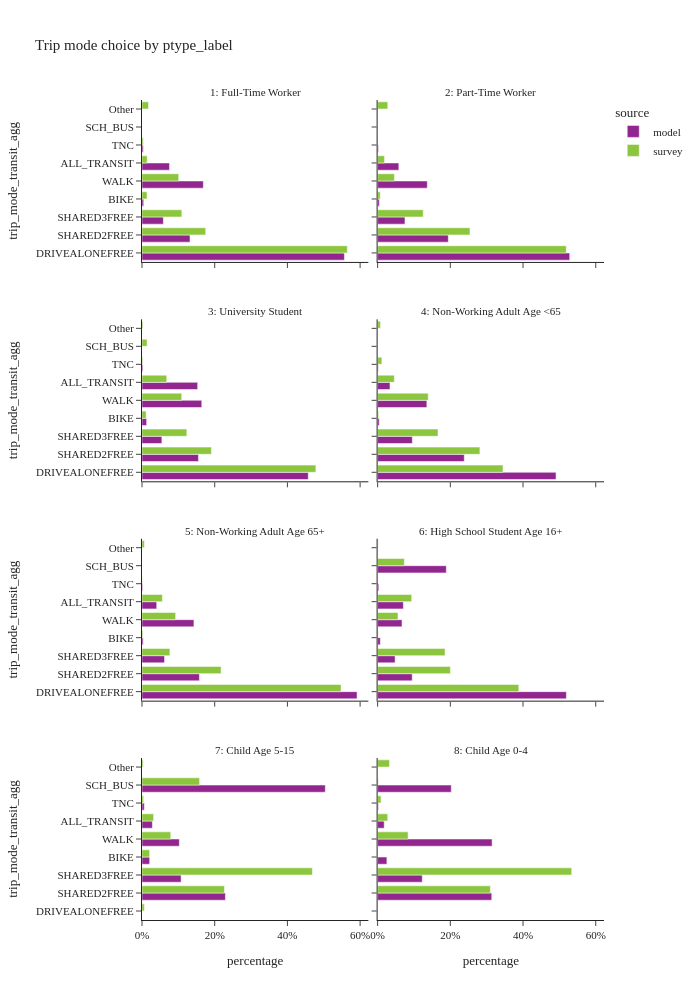
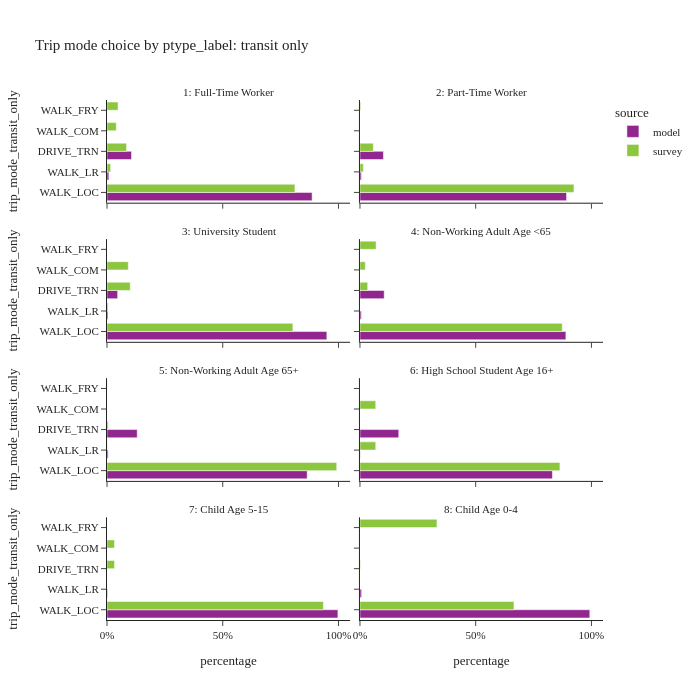

Notebook code for these charts, in order:
### Code cell
trip_mode_choice_seg(segment_col='ptype_label', facet_col_wrap=2, height=[1000, 700])

### Figure 1 — Plotly figure (JSON) as saved in the notebook; plotly's stock layout.template omitted (floating-point values rounded to 4 significant figures)
{"data": [{"alignmentgroup": "True", "customdata": [[2862695], [678854], [302195], [23699], [867693], [388634], [17845]], "hovertemplate": "source=model<br>ptype_label=1: Full-Time Worker<br>percentage=%{x}<br>trip_mode_transit_agg=%{y}<br>sample_size=%{customdata[0]}<extra></extra>", "legendgroup": "model", "marker": {"color": "#91268F", "pattern": {"shape": ""}}, "name": "model", "offsetgroup": "model", "orientation": "h", "showlegend": true, "textposition": "auto", "type": "bar", "x": [0.5568, 0.132, 0.05877, 0.004609, 0.1688, 0.07559, 0.003471], "xaxis": "x7", "y": ["DRIVEALONEFREE", "SHARED2FREE", "SHARED3FREE", "BIKE", "WALK", "ALL_TRANSIT", "TNC"], "yaxis": "y7"}, {"alignmentgroup": "True", "customdata": [[619546], [227914], [88155], [5480], [160182], [68384], [2689]], "hovertemplate": "source=model<br>ptype_label=2: Part-Time Worker<br>percentage=%{x}<br>trip_mode_transit_agg=%{y}<br>sample_size=%{customdata[0]}<extra></extra>", "legendgroup": "model", "marker": {"color": "#91268F", "pattern": {"shape": ""}}, "name": "model", "offsetgroup": "model", "orientation": "h", "showlegend": false, "textposition": "auto", "type": "bar", "x": [0.5285, 0.1944, 0.0752, 0.004674, 0.1366, 0.05833, 0.002294], "xaxis": "x8", "y": ["DRIVEALONEFREE", "SHARED2FREE", "SHARED3FREE", "BIKE", "WALK", "ALL_TRANSIT", "TNC"], "yaxis": "y8"}, {"alignmentgroup": "True", "customdata": [[235032], [79820], [28086], [6558], [84490], [78664], [1257]], "hovertemplate": "source=model<br>ptype_label=3: University Student<br>percentage=%{x}<br>trip_mode_transit_agg=%{y}<br>sample_size=%{customdata[0]}<extra></extra>", "legendgroup": "model", "marker": {"color": "#91268F", "pattern": {"shape": ""}}, "name": "model", "offsetgroup": "model", "orientation": "h", "showlegend": false, "textposition": "auto", "type": "bar", "x": [0.4573, 0.1553, 0.05465, 0.01276, 0.1644, 0.1531, 0.002446], "xaxis": "x5", "y": ["DRIVEALONEFREE", "SHARED2FREE", "SHARED3FREE", "BIKE", "WALK", "ALL_TRANSIT", "TNC"], "yaxis": "y5"}, {"alignmentgroup": "True", "customdata": [[976027], [474008], [189940], [8659], [269283], [67627], [3298]], "hovertemplate": "source=model<br>ptype_label=4: Non-Working Adult Age <65<br>percentage=%{x}<br>trip_mode_transit_agg=%{y}<br>sample_size=%{customdata[0]}<extra></extra>", "legendgroup": "model", "marker": {"color": "#91268F", "pattern": {"shape": ""}}, "name": "model", "offsetgroup": "model", "orientation": "h", "showlegend": false, "textposition": "auto", "type": "bar", "x": [0.4908, 0.2383, 0.0955, 0.004354, 0.1354, 0.034, 0.001658], "xaxis": "x6", "y": ["DRIVEALONEFREE", "SHARED2FREE", "SHARED3FREE", "BIKE", "WALK", "ALL_TRANSIT", "TNC"], "yaxis": "y6"}, {"alignmentgroup": "True", "customdata": [[809191], [216012], [84857], [4524], [195352], [55363], [2530]], "hovertemplate": "source=model<br>ptype_label=5: Non-Working Adult Age 65+<br>percentage=%{x}<br>trip_mode_transit_agg=%{y}<br>sample_size=%{customdata[0]}<extra></extra>", "legendgroup": "model", "marker": {"color": "#91268F", "pattern": {"shape": ""}}, "name": "model", "offsetgroup": "model", "orientation": "h", "showlegend": false, "textposition": "auto", "type": "bar", "x": [0.5916, 0.1579, 0.06204, 0.003307, 0.1428, 0.04048, 0.00185], "xaxis": "x3", "y": ["DRIVEALONEFREE", "SHARED2FREE", "SHARED3FREE", "BIKE", "WALK", "ALL_TRANSIT", "TNC"], "yaxis": "y3"}, {"alignmentgroup": "True", "customdata": [[239470], [43885], [22176], [3457], [30923], [32669], [87149], [1459]], "hovertemplate": "source=model<br>ptype_label=6: High School Student Age 16+<br>percentage=%{x}<br>trip_mode_transit_agg=%{y}<br>sample_size=%{customdata[0]}<extra></extra>", "legendgroup": "model", "marker": {"color": "#91268F", "pattern": {"shape": ""}}, "name": "model", "offsetgroup": "model", "orientation": "h", "showlegend": false, "textposition": "auto", "type": "bar", "x": [0.5192, 0.09516, 0.04808, 0.007496, 0.06705, 0.07084, 0.189, 0.003164], "xaxis": "x4", "y": ["DRIVEALONEFREE", "SHARED2FREE", "SHARED3FREE", "BIKE", "WALK", "ALL_TRANSIT", "SCH_BUS", "TNC"], "yaxis": "y4"}, {"alignmentgroup": "True", "customdata": [[313459], [147004], [28769], [140345], [38937], [688848], [8640]], "hovertemplate": "source=model<br>ptype_label=7: Child Age 5-15<br>percentage=%{x}<br>trip_mode_transit_agg=%{y}<br>sample_size=%{customdata[0]}<extra></extra>", "legendgroup": "model", "marker": {"color": "#91268F", "pattern": {"shape": ""}}, "name": "model", "offsetgroup": "model", "orientation": "h", "showlegend": false, "textposition": "auto", "type": "bar", "x": [0.2295, 0.1076, 0.02106, 0.1027, 0.0285, 0.5043, 0.006325], "xaxis": "x", "y": ["SHARED2FREE", "SHARED3FREE", "BIKE", "WALK", "ALL_TRANSIT", "SCH_BUS", "TNC"], "yaxis": "y"}, {"alignmentgroup": "True", "customdata": [[147838], [57861], [12002], [148301], [8510], [95416], [1012]], "hovertemplate": "source=model<br>ptype_label=8: Child Age 0-4<br>percentage=%{x}<br>trip_mode_transit_agg=%{y}<br>sample_size=%{customdata[0]}<extra></extra>", "legendgroup": "model", "marker": {"color": "#91268F", "pattern": {"shape": ""}}, "name": "model", "offsetgroup": "model", "orientation": "h", "showlegend": false, "textposition": "auto", "type": "bar", "x": [0.3139, 0.1229, 0.02549, 0.3149, 0.01807, 0.2026, 0.002149], "xaxis": "x2", "y": ["SHARED2FREE", "SHARED3FREE", "BIKE", "WALK", "ALL_TRANSIT", "SCH_BUS", "TNC"], "yaxis": "y2"}, {"alignmentgroup": "True", "customdata": [[4458], [1320], [682], [378], [2090], [548], [57], [182]], "hovertemplate": "source=survey<br>ptype_label=1: Full-Time Worker<br>percentage=%{x}<br>trip_mode_transit_agg=%{y}<br>sample_size=%{customdata[0]}<extra></extra>", "legendgroup": "survey", "marker": {"color": "#8CC63E", "pattern": {"shape": ""}}, "name": "survey", "offsetgroup": "survey", "orientation": "h", "showlegend": true, "textposition": "auto", "type": "bar", "x": [0.5648, 0.1752, 0.1095, 0.01375, 0.1009, 0.01419, 0.003708, 0.01788], "xaxis": "x7", "y": ["DRIVEALONEFREE", "SHARED2FREE", "SHARED3FREE", "BIKE", "WALK", "ALL_TRANSIT", "TNC", "Other"], "yaxis": "y7"}, {"alignmentgroup": "True", "customdata": [[1456], [575], [273], [68], [507], [142], [14], [45]], "hovertemplate": "source=survey<br>ptype_label=2: Part-Time Worker<br>percentage=%{x}<br>trip_mode_transit_agg=%{y}<br>sample_size=%{customdata[0]}<extra></extra>", "legendgroup": "survey", "marker": {"color": "#8CC63E", "pattern": {"shape": ""}}, "name": "survey", "offsetgroup": "survey", "orientation": "h", "showlegend": false, "textposition": "auto", "type": "bar", "x": [0.5189, 0.254, 0.1255, 0.007328, 0.04621, 0.01905, 0.001034, 0.02789], "xaxis": "x8", "y": ["DRIVEALONEFREE", "SHARED2FREE", "SHARED3FREE", "BIKE", "WALK", "ALL_TRANSIT", "TNC", "Other"], "yaxis": "y8"}, {"alignmentgroup": "True", "customdata": [[319], [155], [69], [29], [286], [113], [12], [4], [12]], "hovertemplate": "source=survey<br>ptype_label=3: University Student<br>percentage=%{x}<br>trip_mode_transit_agg=%{y}<br>sample_size=%{customdata[0]}<extra></extra>", "legendgroup": "survey", "marker": {"color": "#8CC63E", "pattern": {"shape": ""}}, "name": "survey", "offsetgroup": "survey", "orientation": "h", "showlegend": false, "textposition": "auto", "type": "bar", "x": [0.4782, 0.191, 0.1234, 0.01133, 0.1092, 0.06805, 0.014, 0.002215, 0.002594], "xaxis": "x5", "y": ["DRIVEALONEFREE", "SHARED2FREE", "SHARED3FREE", "BIKE", "WALK", "ALL_TRANSIT", "SCH_BUS", "TNC", "Other"], "yaxis": "y5"}, {"alignmentgroup": "True", "customdata": [[998], [589], [378], [44], [542], [116], [1], [15], [77]], "hovertemplate": "source=survey<br>ptype_label=4: Non-Working Adult Age <65<br>percentage=%{x}<br>trip_mode_transit_agg=%{y}<br>sample_size=%{customdata[0]}<extra></extra>", "legendgroup": "survey", "marker": {"color": "#8CC63E", "pattern": {"shape": ""}}, "name": "survey", "offsetgroup": "survey", "orientation": "h", "showlegend": false, "textposition": "auto", "type": "bar", "x": [0.3449, 0.2814, 0.1662, 0.002784, 0.1393, 0.04594, 9.345e-05, 0.01163, 0.007809], "xaxis": "x6", "y": ["DRIVEALONEFREE", "SHARED2FREE", "SHARED3FREE", "BIKE", "WALK", "ALL_TRANSIT", "SCH_BUS", "TNC", "Other"], "yaxis": "y6"}, {"alignmentgroup": "True", "customdata": [[1343], [863], [173], [23], [409], [106], [7], [53]], "hovertemplate": "source=survey<br>ptype_label=5: Non-Working Adult Age 65+<br>percentage=%{x}<br>trip_mode_transit_agg=%{y}<br>sample_size=%{customdata[0]}<extra></extra>", "legendgroup": "survey", "marker": {"color": "#8CC63E", "pattern": {"shape": ""}}, "name": "survey", "offsetgroup": "survey", "orientation": "h", "showlegend": false, "textposition": "auto", "type": "bar", "x": [0.5474, 0.2176, 0.07667, 0.002394, 0.0925, 0.05618, 0.0008227, 0.006496], "xaxis": "x3", "y": ["DRIVEALONEFREE", "SHARED2FREE", "SHARED3FREE", "BIKE", "WALK", "ALL_TRANSIT", "TNC", "Other"], "yaxis": "y3"}, {"alignmentgroup": "True", "customdata": [[56], [39], [56], [2], [21], [16], [10], [2]], "hovertemplate": "source=survey<br>ptype_label=6: High School Student Age 16+<br>percentage=%{x}<br>trip_mode_transit_agg=%{y}<br>sample_size=%{customdata[0]}<extra></extra>", "legendgroup": "survey", "marker": {"color": "#8CC63E", "pattern": {"shape": ""}}, "name": "survey", "offsetgroup": "survey", "orientation": "h", "showlegend": false, "textposition": "auto", "type": "bar", "x": [0.3884, 0.2003, 0.1855, 0.001334, 0.05599, 0.09375, 0.07347, 0.001334], "xaxis": "x4", "y": ["DRIVEALONEFREE", "SHARED2FREE", "SHARED3FREE", "BIKE", "WALK", "ALL_TRANSIT", "SCH_BUS", "Other"], "yaxis": "y4"}, {"alignmentgroup": "True", "customdata": [[6], [419], [786], [40], [209], [35], [262], [4], [10]], "hovertemplate": "source=survey<br>ptype_label=7: Child Age 5-15<br>percentage=%{x}<br>trip_mode_transit_agg=%{y}<br>sample_size=%{customdata[0]}<extra></extra>", "legendgroup": "survey", "marker": {"color": "#8CC63E", "pattern": {"shape": ""}}, "name": "survey", "offsetgroup": "survey", "orientation": "h", "showlegend": false, "textposition": "auto", "type": "bar", "x": [0.006482, 0.2268, 0.4687, 0.02085, 0.07912, 0.03196, 0.1584, 0.004431, 0.003172], "xaxis": "x", "y": ["DRIVEALONEFREE", "SHARED2FREE", "SHARED3FREE", "BIKE", "WALK", "ALL_TRANSIT", "SCH_BUS", "TNC", "Other"], "yaxis": "y"}, {"alignmentgroup": "True", "customdata": [[206], [417], [8], [123], [4], [3], [2], [6]], "hovertemplate": "source=survey<br>ptype_label=8: Child Age 0-4<br>percentage=%{x}<br>trip_mode_transit_agg=%{y}<br>sample_size=%{customdata[0]}<extra></extra>", "legendgroup": "survey", "marker": {"color": "#8CC63E", "pattern": {"shape": ""}}, "name": "survey", "offsetgroup": "survey", "orientation": "h", "showlegend": false, "textposition": "auto", "type": "bar", "x": [0.3101, 0.534, 0.00054, 0.08389, 0.02781, 0.0017, 0.009249, 0.0327], "xaxis": "x2", "y": ["SHARED2FREE", "SHARED3FREE", "BIKE", "WALK", "ALL_TRANSIT", "SCH_BUS", "TNC", "Other"], "yaxis": "y2"}], "layout": {"annotations": [{"font": {}, "showarrow": false, "text": "7: Child Age 5-15", "x": 0.245, "xanchor": "center", "xref": "paper", "y": 0.1975, "yanchor": "bottom", "yref": "paper"}, {"font": {}, "showarrow": false, "text": "8: Child Age 0-4", "x": 0.755, "xanchor": "center", "xref": "paper", "y": 0.1975, "yanchor": "bottom", "yref": "paper"}, {"font": {}, "showarrow": false, "text": "5: Non-Working Adult Age 65+", "x": 0.245, "xanchor": "center", "xref": "paper", "y": 0.465, "yanchor": "bottom", "yref": "paper"}, {"font": {}, "showarrow": false, "text": "6: High School Student Age 16+", "x": 0.755, "xanchor": "center", "xref": "paper", "y": 0.465, "yanchor": "bottom", "yref": "paper"}, {"font": {}, "showarrow": false, "text": "3: University Student", "x": 0.245, "xanchor": "center", "xref": "paper", "y": 0.7325, "yanchor": "bottom", "yref": "paper"}, {"font": {}, "showarrow": false, "text": "4: Non-Working Adult Age <65", "x": 0.755, "xanchor": "center", "xref": "paper", "y": 0.7325, "yanchor": "bottom", "yref": "paper"}, {"font": {}, "showarrow": false, "text": "1: Full-Time Worker", "x": 0.245, "xanchor": "center", "xref": "paper", "y": 1, "yanchor": "bottom", "yref": "paper"}, {"font": {}, "showarrow": false, "text": "2: Part-Time Worker", "x": 0.755, "xanchor": "center", "xref": "paper", "y": 1, "yanchor": "bottom", "yref": "paper"}], "barmode": "group", "height": 1000, "legend": {"title": {"text": "source"}, "tracegroupgap": 0}, "title": {"text": "Trip mode choice by ptype_label"}, "width": 700, "xaxis": {"anchor": "y", "domain": [0, 0.49], "tickformat": ".0%", "title": {"text": "percentage"}}, "xaxis2": {"anchor": "y2", "domain": [0.51, 1], "matches": "x", "tickformat": ".0%", "title": {"text": "percentage"}}, "xaxis3": {"anchor": "y3", "domain": [0, 0.49], "matches": "x", "showticklabels": false}, "xaxis4": {"anchor": "y4", "domain": [0.51, 1], "matches": "x", "showticklabels": false}, "xaxis5": {"anchor": "y5", "domain": [0, 0.49], "matches": "x", "showticklabels": false}, "xaxis6": {"anchor": "y6", "domain": [0.51, 1], "matches": "x", "showticklabels": false}, "xaxis7": {"anchor": "y7", "domain": [0, 0.49], "matches": "x", "showticklabels": false}, "xaxis8": {"anchor": "y8", "domain": [0.51, 1], "matches": "x", "showticklabels": false}, "yaxis": {"anchor": "x", "domain": [0, 0.1975], "title": {"text": "trip_mode_transit_agg"}}, "yaxis2": {"anchor": "x2", "domain": [0, 0.1975], "matches": "y", "showticklabels": false}, "yaxis3": {"anchor": "x3", "domain": [0.2675, 0.465], "matches": "y", "title": {"text": "trip_mode_transit_agg"}}, "yaxis4": {"anchor": "x4", "domain": [0.2675, 0.465], "matches": "y", "showticklabels": false}, "yaxis5": {"anchor": "x5", "domain": [0.535, 0.7325], "matches": "y", "title": {"text": "trip_mode_transit_agg"}}, "yaxis6": {"anchor": "x6", "domain": [0.535, 0.7325], "matches": "y", "showticklabels": false}, "yaxis7": {"anchor": "x7", "domain": [0.8025, 1], "matches": "y", "title": {"text": "trip_mode_transit_agg"}}, "yaxis8": {"anchor": "x8", "domain": [0.8025, 1], "matches": "y", "showticklabels": false}}}

### Figure 2 — Plotly figure (JSON) as saved in the notebook; plotly's stock layout.template omitted (floating-point values rounded to 4 significant figures)
{"data": [{"alignmentgroup": "True", "customdata": [[344350], [3139], [41145]], "hovertemplate": "source=model<br>ptype_label=1: Full-Time Worker<br>percentage=%{x}<br>trip_mode_transit_only=%{y}<br>sample_size=%{customdata[0]}<extra></extra>", "legendgroup": "model", "marker": {"color": "#91268F", "pattern": {"shape": ""}}, "name": "model", "offsetgroup": "model", "orientation": "h", "showlegend": true, "textposition": "auto", "type": "bar", "x": [0.8861, 0.008077, 0.1059], "xaxis": "x7", "y": ["WALK_LOC", "WALK_LR", "DRIVE_TRN"], "yaxis": "y7"}, {"alignmentgroup": "True", "customdata": [[61039], [415], [6930]], "hovertemplate": "source=model<br>ptype_label=2: Part-Time Worker<br>percentage=%{x}<br>trip_mode_transit_only=%{y}<br>sample_size=%{customdata[0]}<extra></extra>", "legendgroup": "model", "marker": {"color": "#91268F", "pattern": {"shape": ""}}, "name": "model", "offsetgroup": "model", "orientation": "h", "showlegend": false, "textposition": "auto", "type": "bar", "x": [0.8926, 0.006069, 0.1013], "xaxis": "x8", "y": ["WALK_LOC", "WALK_LR", "DRIVE_TRN"], "yaxis": "y8"}, {"alignmentgroup": "True", "customdata": [[74706], [344], [3614]], "hovertemplate": "source=model<br>ptype_label=3: University Student<br>percentage=%{x}<br>trip_mode_transit_only=%{y}<br>sample_size=%{customdata[0]}<extra></extra>", "legendgroup": "model", "marker": {"color": "#91268F", "pattern": {"shape": ""}}, "name": "model", "offsetgroup": "model", "orientation": "h", "showlegend": false, "textposition": "auto", "type": "bar", "x": [0.9497, 0.004373, 0.04594], "xaxis": "x5", "y": ["WALK_LOC", "WALK_LR", "DRIVE_TRN"], "yaxis": "y5"}, {"alignmentgroup": "True", "customdata": [[60161], [388], [7078]], "hovertemplate": "source=model<br>ptype_label=4: Non-Working Adult Age <65<br>percentage=%{x}<br>trip_mode_transit_only=%{y}<br>sample_size=%{customdata[0]}<extra></extra>", "legendgroup": "model", "marker": {"color": "#91268F", "pattern": {"shape": ""}}, "name": "model", "offsetgroup": "model", "orientation": "h", "showlegend": false, "textposition": "auto", "type": "bar", "x": [0.8896, 0.005737, 0.1047], "xaxis": "x6", "y": ["WALK_LOC", "WALK_LR", "DRIVE_TRN"], "yaxis": "y6"}, {"alignmentgroup": "True", "customdata": [[47875], [265], [7223]], "hovertemplate": "source=model<br>ptype_label=5: Non-Working Adult Age 65+<br>percentage=%{x}<br>trip_mode_transit_only=%{y}<br>sample_size=%{customdata[0]}<extra></extra>", "legendgroup": "model", "marker": {"color": "#91268F", "pattern": {"shape": ""}}, "name": "model", "offsetgroup": "model", "orientation": "h", "showlegend": false, "textposition": "auto", "type": "bar", "x": [0.8647, 0.004787, 0.1305], "xaxis": "x3", "y": ["WALK_LOC", "WALK_LR", "DRIVE_TRN"], "yaxis": "y3"}, {"alignmentgroup": "True", "customdata": [[27157], [37], [5475]], "hovertemplate": "source=model<br>ptype_label=6: High School Student Age 16+<br>percentage=%{x}<br>trip_mode_transit_only=%{y}<br>sample_size=%{customdata[0]}<extra></extra>", "legendgroup": "model", "marker": {"color": "#91268F", "pattern": {"shape": ""}}, "name": "model", "offsetgroup": "model", "orientation": "h", "showlegend": false, "textposition": "auto", "type": "bar", "x": [0.8313, 0.001133, 0.1676], "xaxis": "x4", "y": ["WALK_LOC", "WALK_LR", "DRIVE_TRN"], "yaxis": "y4"}, {"alignmentgroup": "True", "customdata": [[38838], [99]], "hovertemplate": "source=model<br>ptype_label=7: Child Age 5-15<br>percentage=%{x}<br>trip_mode_transit_only=%{y}<br>sample_size=%{customdata[0]}<extra></extra>", "legendgroup": "model", "marker": {"color": "#91268F", "pattern": {"shape": ""}}, "name": "model", "offsetgroup": "model", "orientation": "h", "showlegend": false, "textposition": "auto", "type": "bar", "x": [0.9975, 0.002543], "xaxis": "x", "y": ["WALK_LOC", "WALK_LR"], "yaxis": "y"}, {"alignmentgroup": "True", "customdata": [[8450], [60]], "hovertemplate": "source=model<br>ptype_label=8: Child Age 0-4<br>percentage=%{x}<br>trip_mode_transit_only=%{y}<br>sample_size=%{customdata[0]}<extra></extra>", "legendgroup": "model", "marker": {"color": "#91268F", "pattern": {"shape": ""}}, "name": "model", "offsetgroup": "model", "orientation": "h", "showlegend": false, "textposition": "auto", "type": "bar", "x": [0.9929, 0.007051], "xaxis": "x2", "y": ["WALK_LOC", "WALK_LR"], "yaxis": "y2"}, {"alignmentgroup": "True", "customdata": [[484], [27], [20], [6], [11]], "hovertemplate": "source=survey<br>ptype_label=1: Full-Time Worker<br>percentage=%{x}<br>trip_mode_transit_only=%{y}<br>sample_size=%{customdata[0]}<extra></extra>", "legendgroup": "survey", "marker": {"color": "#8CC63E", "pattern": {"shape": ""}}, "name": "survey", "offsetgroup": "survey", "orientation": "h", "showlegend": true, "textposition": "auto", "type": "bar", "x": [0.8119, 0.01569, 0.08456, 0.04008, 0.04773], "xaxis": "x7", "y": ["WALK_LOC", "WALK_LR", "DRIVE_TRN", "WALK_COM", "WALK_FRY"], "yaxis": "y7"}, {"alignmentgroup": "True", "customdata": [[127], [5], [8], [1], [1]], "hovertemplate": "source=survey<br>ptype_label=2: Part-Time Worker<br>percentage=%{x}<br>trip_mode_transit_only=%{y}<br>sample_size=%{customdata[0]}<extra></extra>", "legendgroup": "survey", "marker": {"color": "#8CC63E", "pattern": {"shape": ""}}, "name": "survey", "offsetgroup": "survey", "orientation": "h", "showlegend": false, "textposition": "auto", "type": "bar", "x": [0.9244, 0.01453, 0.05767, 0.0, 0.003355], "xaxis": "x8", "y": ["WALK_LOC", "WALK_LR", "DRIVE_TRN", "WALK_COM", "WALK_FRY"], "yaxis": "y8"}, {"alignmentgroup": "True", "customdata": [[100], [6], [5], [2]], "hovertemplate": "source=survey<br>ptype_label=3: University Student<br>percentage=%{x}<br>trip_mode_transit_only=%{y}<br>sample_size=%{customdata[0]}<extra></extra>", "legendgroup": "survey", "marker": {"color": "#8CC63E", "pattern": {"shape": ""}}, "name": "survey", "offsetgroup": "survey", "orientation": "h", "showlegend": false, "textposition": "auto", "type": "bar", "x": [0.803, 0.004551, 0.1004, 0.09202], "xaxis": "x5", "y": ["WALK_LOC", "WALK_LR", "DRIVE_TRN", "WALK_COM"], "yaxis": "y5"}, {"alignmentgroup": "True", "customdata": [[107], [7], [1], [1]], "hovertemplate": "source=survey<br>ptype_label=4: Non-Working Adult Age <65<br>percentage=%{x}<br>trip_mode_transit_only=%{y}<br>sample_size=%{customdata[0]}<extra></extra>", "legendgroup": "survey", "marker": {"color": "#8CC63E", "pattern": {"shape": ""}}, "name": "survey", "offsetgroup": "survey", "orientation": "h", "showlegend": false, "textposition": "auto", "type": "bar", "x": [0.8739, 0.03335, 0.02305, 0.06974], "xaxis": "x6", "y": ["WALK_LOC", "DRIVE_TRN", "WALK_COM", "WALK_FRY"], "yaxis": "y6"}, {"alignmentgroup": "True", "customdata": [[96], [3], [6], [1]], "hovertemplate": "source=survey<br>ptype_label=5: Non-Working Adult Age 65+<br>percentage=%{x}<br>trip_mode_transit_only=%{y}<br>sample_size=%{customdata[0]}<extra></extra>", "legendgroup": "survey", "marker": {"color": "#8CC63E", "pattern": {"shape": ""}}, "name": "survey", "offsetgroup": "survey", "orientation": "h", "showlegend": false, "textposition": "auto", "type": "bar", "x": [0.9925, 0.001326, 0.005245, 0.0009681], "xaxis": "x3", "y": ["WALK_LOC", "WALK_LR", "DRIVE_TRN", "WALK_FRY"], "yaxis": "y3"}, {"alignmentgroup": "True", "customdata": [[14], [1], [1]], "hovertemplate": "source=survey<br>ptype_label=6: High School Student Age 16+<br>percentage=%{x}<br>trip_mode_transit_only=%{y}<br>sample_size=%{customdata[0]}<extra></extra>", "legendgroup": "survey", "marker": {"color": "#8CC63E", "pattern": {"shape": ""}}, "name": "survey", "offsetgroup": "survey", "orientation": "h", "showlegend": false, "textposition": "auto", "type": "bar", "x": [0.8638, 0.0681, 0.0681], "xaxis": "x4", "y": ["WALK_LOC", "WALK_LR", "WALK_COM"], "yaxis": "y4"}, {"alignmentgroup": "True", "customdata": [[32], [2], [1]], "hovertemplate": "source=survey<br>ptype_label=7: Child Age 5-15<br>percentage=%{x}<br>trip_mode_transit_only=%{y}<br>sample_size=%{customdata[0]}<extra></extra>", "legendgroup": "survey", "marker": {"color": "#8CC63E", "pattern": {"shape": ""}}, "name": "survey", "offsetgroup": "survey", "orientation": "h", "showlegend": false, "textposition": "auto", "type": "bar", "x": [0.9348, 0.03258, 0.03258], "xaxis": "x", "y": ["WALK_LOC", "DRIVE_TRN", "WALK_COM"], "yaxis": "y"}, {"alignmentgroup": "True", "customdata": [[2], [1], [1]], "hovertemplate": "source=survey<br>ptype_label=8: Child Age 0-4<br>percentage=%{x}<br>trip_mode_transit_only=%{y}<br>sample_size=%{customdata[0]}<extra></extra>", "legendgroup": "survey", "marker": {"color": "#8CC63E", "pattern": {"shape": ""}}, "name": "survey", "offsetgroup": "survey", "orientation": "h", "showlegend": false, "textposition": "auto", "type": "bar", "x": [0.6653, 0.00208, 0.3326], "xaxis": "x2", "y": ["WALK_LOC", "DRIVE_TRN", "WALK_FRY"], "yaxis": "y2"}], "layout": {"annotations": [{"font": {}, "showarrow": false, "text": "7: Child Age 5-15", "x": 0.245, "xanchor": "center", "xref": "paper", "y": 0.1975, "yanchor": "bottom", "yref": "paper"}, {"font": {}, "showarrow": false, "text": "8: Child Age 0-4", "x": 0.755, "xanchor": "center", "xref": "paper", "y": 0.1975, "yanchor": "bottom", "yref": "paper"}, {"font": {}, "showarrow": false, "text": "5: Non-Working Adult Age 65+", "x": 0.245, "xanchor": "center", "xref": "paper", "y": 0.465, "yanchor": "bottom", "yref": "paper"}, {"font": {}, "showarrow": false, "text": "6: High School Student Age 16+", "x": 0.755, "xanchor": "center", "xref": "paper", "y": 0.465, "yanchor": "bottom", "yref": "paper"}, {"font": {}, "showarrow": false, "text": "3: University Student", "x": 0.245, "xanchor": "center", "xref": "paper", "y": 0.7325, "yanchor": "bottom", "yref": "paper"}, {"font": {}, "showarrow": false, "text": "4: Non-Working Adult Age <65", "x": 0.755, "xanchor": "center", "xref": "paper", "y": 0.7325, "yanchor": "bottom", "yref": "paper"}, {"font": {}, "showarrow": false, "text": "1: Full-Time Worker", "x": 0.245, "xanchor": "center", "xref": "paper", "y": 1, "yanchor": "bottom", "yref": "paper"}, {"font": {}, "showarrow": false, "text": "2: Part-Time Worker", "x": 0.755, "xanchor": "center", "xref": "paper", "y": 1, "yanchor": "bottom", "yref": "paper"}], "barmode": "group", "height": 700, "legend": {"title": {"text": "source"}, "tracegroupgap": 0}, "title": {"text": "Trip mode choice by ptype_label: transit only"}, "width": 700, "xaxis": {"anchor": "y", "domain": [0, 0.49], "tickformat": ".0%", "title": {"text": "percentage"}}, "xaxis2": {"anchor": "y2", "domain": [0.51, 1], "matches": "x", "tickformat": ".0%", "title": {"text": "percentage"}}, "xaxis3": {"anchor": "y3", "domain": [0, 0.49], "matches": "x", "showticklabels": false}, "xaxis4": {"anchor": "y4", "domain": [0.51, 1], "matches": "x", "showticklabels": false}, "xaxis5": {"anchor": "y5", "domain": [0, 0.49], "matches": "x", "showticklabels": false}, "xaxis6": {"anchor": "y6", "domain": [0.51, 1], "matches": "x", "showticklabels": false}, "xaxis7": {"anchor": "y7", "domain": [0, 0.49], "matches": "x", "showticklabels": false}, "xaxis8": {"anchor": "y8", "domain": [0.51, 1], "matches": "x", "showticklabels": false}, "yaxis": {"anchor": "x", "domain": [0, 0.1975], "title": {"text": "trip_mode_transit_only"}}, "yaxis2": {"anchor": "x2", "domain": [0, 0.1975], "matches": "y", "showticklabels": false}, "yaxis3": {"anchor": "x3", "domain": [0.2675, 0.465], "matches": "y", "title": {"text": "trip_mode_transit_only"}}, "yaxis4": {"anchor": "x4", "domain": [0.2675, 0.465], "matches": "y", "showticklabels": false}, "yaxis5": {"anchor": "x5", "domain": [0.535, 0.7325], "matches": "y", "title": {"text": "trip_mode_transit_only"}}, "yaxis6": {"anchor": "x6", "domain": [0.535, 0.7325], "matches": "y", "showticklabels": false}, "yaxis7": {"anchor": "x7", "domain": [0.8025, 1], "matches": "y", "title": {"text": "trip_mode_transit_only"}}, "yaxis8": {"anchor": "x8", "domain": [0.8025, 1], "matches": "y", "showticklabels": false}}}
